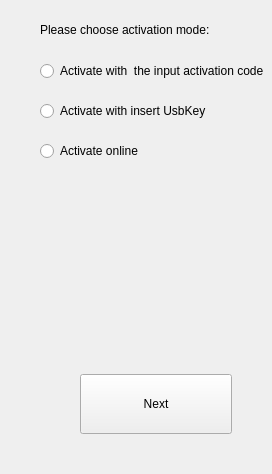
        <widget class="QWidget" name="Pg_choose_mode">
         <layout class="QVBoxLayout" name="verticalLayout_3">
          <property name="spacing">
           <number>0</number>
          </property>
          <property name="leftMargin">
           <number>40</number>
          </property>
          <property name="topMargin">
           <number>23</number>
          </property>
          <property name="rightMargin">
           <number>0</number>
          </property>
          <property name="bottomMargin">
           <number>0</number>
          </property>
          <item>
           <layout class="QVBoxLayout" name="verticalLayout_2">
            <property name="spacing">
             <number>0</number>
            </property>
            <item>
             <widget class="QLabel" name="label_choose_text">
              <property name="text">
               <string>Please choose activation mode:</string>
              </property>
             </widget>
            </item>
            <item>
             <layout class="QGridLayout" name="gridLayout">
              <property name="topMargin">
               <number>24</number>
              </property>
              <property name="horizontalSpacing">
               <number>12</number>
              </property>
              <property name="verticalSpacing">
               <number>20</number>
              </property>
              <item row="2" column="0">
               <widget class="QRadioButton" name="rbtn_online">
                <property name="text">
                 <string>Activate online</string>
                </property>
               </widget>
              </item>
              <item row="0" column="0">
               <widget class="QRadioButton" name="rbtn_manual">
                <property name="sizePolicy">
                 <sizepolicy hsizetype="Preferred" vsizetype="Preferred">
                  <horstretch>0</horstretch>
                  <verstretch>0</verstretch>
                 </sizepolicy>
                </property>
                <property name="text">
                 <string>Activate with  the input activation code</string>
                </property>
               </widget>
              </item>
              <item row="1" column="0">
               <widget class="QRadioButton" name="rbtn_offline">
                <property name="text">
                 <string>Activate with insert UsbKey</string>
                </property>
               </widget>
              </item>
             </layout>
            </item>
           </layout>
          </item>
          <item>
           <spacer name="verticalSpacer">
            <property name="orientation">
             <enum>Qt::Vertical</enum>
            </property>
            <property name="sizeHint" stdset="0">
             <size>
              <width>20</width>
              <height>213</height>
             </size>
            </property>
           </spacer>
          </item>
          <item>
           <layout class="QGridLayout" name="gridLayout_2">
            <property name="rightMargin">
             <number>40</number>
            </property>
            <property name="bottomMargin">
             <number>40</number>
            </property>
            <property name="spacing">
             <number>0</number>
            </property>
            <item row="0" column="1">
             <widget class="QPushButton" name="btn_next">
              <property name="sizePolicy">
               <sizepolicy hsizetype="Fixed" vsizetype="Fixed">
                <horstretch>0</horstretch>
                <verstretch>0</verstretch>
               </sizepolicy>
              </property>
              <property name="minimumSize">
               <size>
                <width>152</width>
                <height>60</height>
               </size>
              </property>
              <property name="text">
               <string>Next</string>
              </property>
             </widget>
            </item>
            <item row="0" column="0">
             <spacer name="horizontalSpacer">
              <property name="orientation">
               <enum>Qt::Horizontal</enum>
              </property>
              <property name="sizeHint" stdset="0">
               <size>
                <width>40</width>
                <height>20</height>
               </size>
              </property>
             </spacer>
            </item>
           </layout>
          </item>
         </layout>
         <zorder>verticalSpacer</zorder>
        </widget>
